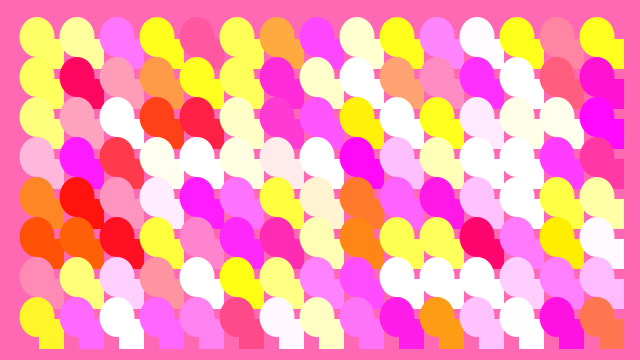
Frame 1 (no input)
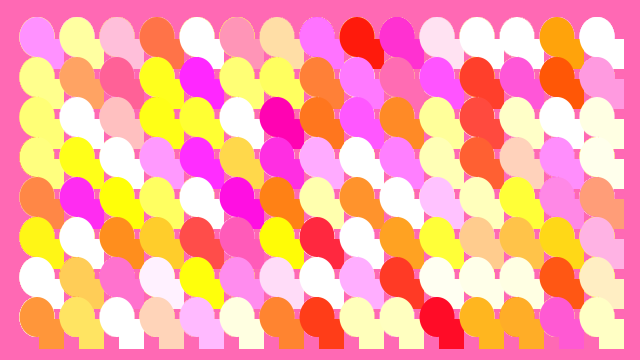
Frame 60 (the mouse pressed at the canvas centre just before this capture)
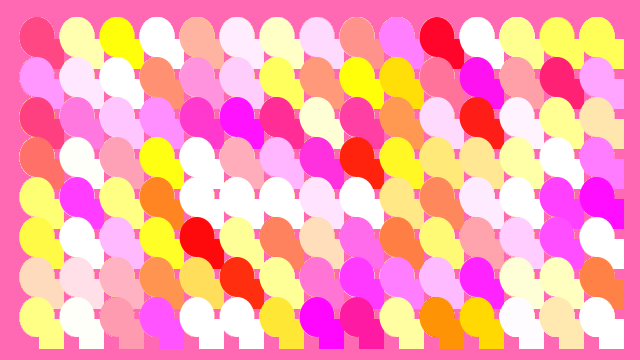
Frame 120 (the mouse held since frame 60 and released just before this capture)

The Processing sketch that drew these frames (run headless with seeded random() and noise(); from frame 60 on, the mouse is pressed at the canvas centre):

// Processing sketch: processing_187318
// ── processing_187318.pde

void setup () {

  size(640, 360); 
  background(#FF69B4); 
  noStroke();
}

void draw () {
  int gridSize = 40;

  for (int x = gridSize; x <= width - gridSize; x += gridSize) {
    for (int y = gridSize; y <= height - gridSize; y += gridSize) {
      noStroke();
      fill((400), random(400), random(400));
      ellipse(x-3, y-3, 35, 40);
      rect(x-1, y-1, 25, 30);
      line(x, y, width/2, height/2);
    }
  }
}
